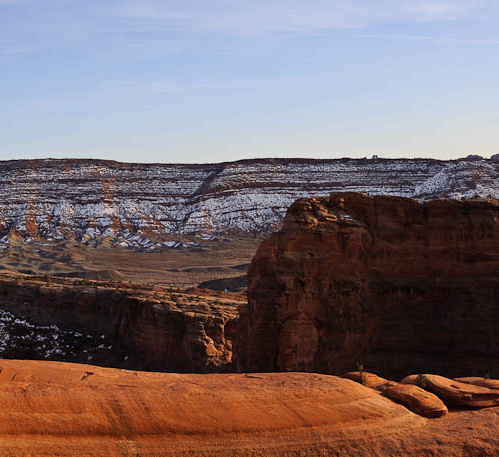
#> input picture assignment3/m_img3.png, 499 x 457 px
$ python application.py m_img1.png   (older library calls are emulated)
#> lines starting #> are read from the running program, lines starting #| are printed output that depends on the picture; long printed decimals are rounded
import numpy as np
import scipy.linalg
import tkinter
from tkinter import filedialog
from PIL import Image, ImageTk
from sys import argv
import math
import cv2
import imutils

# Based on https://www.pyimagesearch.com/2016/01/11/opencv-panorama-stitching/

def draw_points(image, keypoins, matches):
    if len(keypoins) > 0:
        for keypoint in keypoins:
            #print(keypoint)
            cv2.circle(image, tuple(keypoint), 2, (0,0,255), -1)

    if len(matches) > 0:
        for match in matches:
            cv2.circle(image, tuple(match), 2, (0,255,255), -1)

    return image

def generate_matching_image(image1, image2, matches):
    matching_image = np.zeros((max(image1.shape[0], image2.shape[0]), image1.shape[1] + image2.shape[1], image1.shape[2]), dtype="uint8")
    print(matching_image.shape)
    print(image1.shape, image2.shape)

    matching_image[0:image1.shape[0], 0:image1.shape[1]] = image1
    matching_image[0:image2.shape[0], image1.shape[1]:] = image2

    print(matching_image.shape)

    #for match in matches:


    return matching_image

def draw_lines(matching_image, image1_points, image2_points, matches):
    for point_left, point_right in zip(image1_points, image2_points): # where "order" means the order number, like 1st, 7th, etc
        point_left = tuple([int(i) for i in point_left])
        #point_right = tuple([int(i) for i in point_right])
        #point_left = (int(image1_points[order_left][0]), int(image1_points[order_left][1]))
        point_right = (int(point_right[0]) + int(matching_image.shape[1] / 2), int(point_right[1]))
        cv2.line(matching_image, point_left, point_right, (255, 255, 0), 1)

    return matching_image


def transform(homography, base_image, second_image):
    base_image_width = base_image.shape[1]
    base_image_height = base_image.shape[0]

    second_image_width = second_image.shape[1]
    second_image_height = second_image.shape[0]

    homography_inverse = np.linalg.inv(homography)


    # get the mapping for the second image's corners on the base image's (reference) plane
    second_image_top_left = homography_inverse * np.matrix([[0, 0, 1]]).T
    second_image_bottom_left = homography_inverse * np.matrix([[0, second_image_height, 1]]).T
    second_image_bottom_right = homography_inverse * np.matrix([[second_image_width, second_image_height, 1]]).T
    second_image_top_right = homography_inverse * np.matrix([[second_image_width, 0, 1]]).T

    print("Corners", second_image_top_left, second_image_bottom_left, second_image_bottom_right, second_image_top_right)

    #(line_one * (1/line_one[0, 2]))
    print("dividing by x3")
    second_image_top_left = second_image_top_left * (1 / second_image_top_left[2, 0])
    second_image_bottom_left = second_image_bottom_left * (1 / second_image_bottom_left[2, 0])
    second_image_bottom_right = second_image_bottom_right * (1 / second_image_bottom_right[2, 0])
    second_image_top_right = second_image_top_right * (1 / second_image_top_right[2, 0])

    print("Corners", second_image_top_left, second_image_bottom_left, second_image_bottom_right, second_image_top_right)

    min_x = min(second_image_top_left[0, 0], second_image_bottom_left[0, 0])
    min_y = min(second_image_top_left[1, 0], second_image_top_right[1, 0])
    max_x = max(second_image_top_right[0, 0], second_image_bottom_right[0, 0])
    max_y = max(second_image_bottom_left[1, 0], second_image_bottom_right[1, 0])

    print("Mins and maxes", min_x, min_y, max_x, max_y)

    x_left_displacement = (0 - min_x) if min_x < 0 else 0
    x_right_displacement = (max_x - base_image_width) if max_x > base_image_width else 0
    y_top_displacement = (0 - min_y) if min_y < 0 else 0
    y_bottom_displacement = (max_y - base_image_height) if max_y > base_image_height else 0

    """displacements = {
        "x_left_displacement": x_left_displacement,
        "x_right_displacement": x_right_displacement,
        "y_top_displacement": y_top_displacement,
        "y_bottom_displacement": y_bottom_displacement
    }"""

    print("Displacements", x_left_displacement, x_right_displacement, y_top_displacement, y_bottom_displacement)

    new_base_image_width = base_image_width + x_left_displacement + x_right_displacement
    new_base_image_height = base_image_height + y_top_displacement + y_bottom_displacement

    print("New image size", new_base_image_width, new_base_image_height)

    # with the reference corners for the two images, write each pixel of the base
    # image in a new image, that comprises all the corners of the two images,
    # and then write the second image in that plane, mapping each of its pixels

    new_base_image_matrix = np.zeros((new_base_image_height, new_base_image_width, 3), dtype=np.int)

    for x in range(0, base_image_width):
        for y in range(0, base_image_height):
            target_row = int(y_top_displacement + y)
            target_column = int(x_left_displacement + x)
            try:
                new_base_image_matrix[target_row, target_column] = base_image[y, x]
            except:
                pass
            #print(x, y, target_column, target_row, base_image[y, x])

    for x in range(0, second_image_width):
        for y in range(0, second_image_height):
            mapping = homography_inverse * np.matrix([[x, y, 1]]).T

            # the mapping coordinate is then adjusted and the value of the current pois is written
            #mapping = mapping * (1 / mapping[2, 0])
            try:
                if list(new_base_image_matrix[y_top_displacement + mapping[1, 0], x_left_displacement + mapping[0, 0]]) == [0, 0, 0]:
                    new_base_image_matrix[y_top_displacement + mapping[1, 0], x_left_displacement + mapping[0, 0]] = second_image[y, x]
                #new_base_image_matrix[y_top_displacement + mapping[1, 0], x_left_displacement + mapping[0, 0]] = second_image[y, x]
            except:
                pass
    #print(new_base_image_matrix)
    return new_base_image_matrix

#def is_in_bounds(point, x_left_displacement, x_right_displacement, y_top_displacement, y_bottom_displacement):
#    if (x_left_displacement + point[0, 0]) >= x_left_displacement and (y_top_displacement + mapping[1, 0]) >= y_top_displacement and
#    return


files = ["m_img1.png", "m_img2.png", "m_img3.png"]
# [4 lines of commented-out code are left out]

base_image = None

for i in range(len(files) - 2, -1, -1):
    print("Stitching images " + str(i) + " and " + str(i + 1))

    img1 = base_image

    if img1 is None:
        print("No base image found. Using LAST image in the files' array.")
        img1 = cv2.imread(files[i + 1])
#> img1 is the input picture: shape (457, 499, 3); mean B, G, R 108.5, 106.5, 123
        img1 = imutils.resize(img1, width=400)
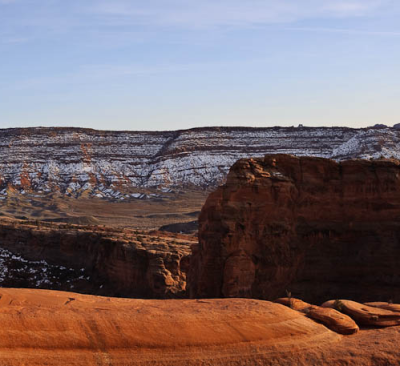
#> img1: shape (366, 400, 3); mean B, G, R 108.5, 106.5, 123

    img2 = cv2.imread(files[i])
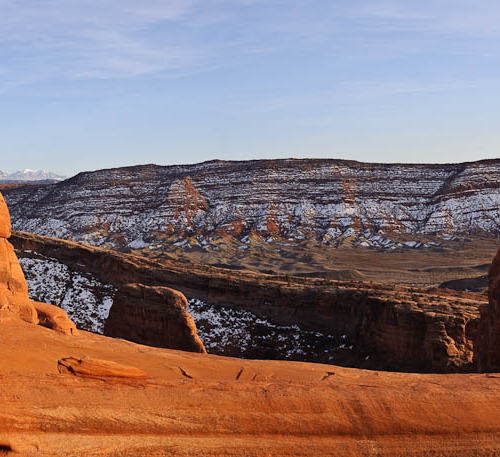
#> input picture assignment3/m_img2.png, 500 x 457 px
#> img2 is the input picture: shape (457, 500, 3); mean B, G, R 117.5, 118, 138.6
    img2 = imutils.resize(img2, width=400)
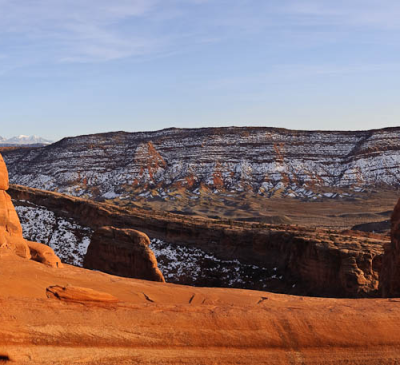
#> img2: shape (365, 400, 3); mean B, G, R 117.5, 118, 138.6

    # [13 lines of commented-out code are left out]
    orb = cv2.ORB_create()
    img1_kps = orb.detect(img1,None)
#> img1_kps = 493 keypoints; strongest (x, y, size): (296, 126, 31), (300, 125, 31), (295, 126, 37.2), (299, 125, 37.2)
    img1_kps, img1_features = orb.compute(img1, img1_kps)

    #print(img2.shape[1])
    #print(img1_kps, img1_features)

    orb = cv2.ORB_create()
    img2_kps = orb.detect(img2,None)
#> img2_kps = 491 keypoints; strongest (x, y, size): (46, 239, 31), (64, 233, 31), (59, 223, 31), (62, 258, 31)
    img2_kps, img2_features = orb.compute(img2, img2_kps)

    #img1_descriptor = cv2.xfeatures2d.SIFT_create()
    #(img1_kps, img1_features) = descriptor.detectAndCompute(img1, None)

    #img2_descriptor = cv2.xfeatures2d.SIFT_create()
    #(img2_kps, img2_features) = descriptor.detectAndCompute(img2, None)

    img1_kps = np.float32([kp.pt for kp in img1_kps])
#> img1_kps = 493 pairs, first value 31 to 368, second value 123.8 to 329
    img2_kps = np.float32([kp.pt for kp in img2_kps])
#> img2_kps = 491 pairs, first value 31 to 363, second value 129 to 293.8

    # maching points
    matcher = cv2.DescriptorMatcher_create("BruteForce")
    rawMatches = matcher.knnMatch(img1_features, img2_features, 2)
#> rawMatches = 493 matches

    matches = []
    ratio = 0.75 # 0.7 for Alcatraz image set, 0.75 for the desertic scene.
    reprojThresh = 0.2

    for match in rawMatches:
        # ensure the distance is within a certain ratio of each
        # other (i.e. Lowe's ratio test)
        if len(match) == 2 and match[0].distance < match[1].distance * ratio:
            matches.append((match[0].trainIdx, match[0].queryIdx))
#> after the loop, matches = 37 pairs, first value 61 to 457, second value 27 to 457

    homography = None
    status = None

    print("Number of matches ", len(matches))
#| Number of matches  37
    if len(matches) > 4:
        print("More than 4 matches")
        # construct the two sets of points
        img1_points = np.float32([img1_kps[i] for (_, i) in matches])
#> img1_points = 37 pairs, first value 39.6 to 304.1, second value 159 to 304.1
        img2_points = np.float32([img2_kps[i] for (i, _) in matches])
#> img2_points = 37 pairs, first value 107.8 to 363, second value 159 to 274.8

        # compute the homography between the two sets of points
        homography, status = cv2.findHomography(img1_points, img2_points, cv2.RANSAC, reprojThresh)
#> homography = [[1, 0.0531, 190.5], [-0.0159, 1.06, -4.32], [-8.54e-05, 0.000187, 1]]; status = 37 values, max 1 at index 0, min 0 at index 2, mean 0.243

    print(homography)
#| [[ 1.00123309e+00  5.31074157e-02  1.90528691e+02]
#|  [-1.59150470e-02  1.05805303e+00 -4.31991340e+00]
#|  [-8.54154906e-05  1.87188131e-04  1.00000000e+00]]
    # [6 lines of commented-out code are left out]

    result = transform(homography, img1, img2).astype('uint8')
#> in transform, `homography_inverse = np.linalg.inv(homography)`: homography_inverse = [[0.983, -0.0162, -187.3], [0.0151, 0.944, 1.2], [8.11e-05, -0.000178, 0.984]]
#> in transform, `second_image_top_left = homography_inverse * np.matrix([[0, 0, 1]]).T`: second_image_top_left = [[-187.3], [1.2], [0.984]]
#> in transform, `second_image_bottom_left = homography_inverse * np.matrix([[0, second_..`: second_image_bottom_left = [[-193.2], [345.8], [0.919]]
#> in transform, `second_image_bottom_right = homography_inverse * np.matrix([[second_im..`: second_image_bottom_right = [[199.8], [351.9], [0.951]]
#> in transform, `second_image_top_right = homography_inverse * np.matrix([[second_image..`: second_image_top_right = [[205.7], [7.24], [1.02]]
#| Corners [[-187.271]
#|  [   1.200]
#|  [   0.9838]] [[-193.179 ]
#|  [ 345.819]
#|  [   0.9188]] [[199.835]
#|  [351.863]
#|  [  0.9512]] [[205.743]
#|  [  7.244]
#|  [  1.016]]
#> in transform, `second_image_top_left = second_image_top_left * (1 / second_image_top_..`: second_image_top_left = [[-190.4], [1.22], [1]]
#> in transform, `second_image_bottom_left = second_image_bottom_left * (1 / second_imag..`: second_image_bottom_left = [[-210.3], [376.4], [1]]
#> in transform, `second_image_bottom_right = second_image_bottom_right * (1 / second_im..`: second_image_bottom_right = [[210.1], [369.9], [1]]
#> in transform, `second_image_top_right = second_image_top_right * (1 / second_image_to..`: second_image_top_right = [[202.5], [7.13], [1]]
#| Corners [[-190.359]
#|  [   1.220]
#|  [   1.        ]] [[-210.259]
#|  [ 376.395]
#|  [   1.        ]] [[210.087]
#|  [369.913]
#|  [  1.        ]] [[202.460]
#|  [  7.128]
#|  [  1.        ]]
#> in transform, `min_x = min(second_image_top_left[0, 0], second_image_bottom_left[0, 0])`: min_x = -210.3
#> in transform, `min_y = min(second_image_top_left[1, 0], second_image_top_right[1, 0])`: min_y = 1.22
#> in transform, `max_x = max(second_image_top_right[0, 0], second_image_bottom_right[0,..`: max_x = 210.1
#> in transform, `max_y = max(second_image_bottom_left[1, 0], second_image_bottom_right[..`: max_y = 376.4
#| Mins and maxes -210.259 1.220 210.087 376.395
#> in transform, `x_left_displacement = (0 - min_x) if min_x < 0 else 0`: x_left_displacement = 210.3
#> in transform, `x_right_displacement = (max_x - base_image_width) if max_x > base_imag..`: x_right_displacement = 0
#> in transform, `y_bottom_displacement = (max_y - base_image_height) if max_y > base_im..`: y_bottom_displacement = 10.39
#| Displacements 210.259 0 0 10.395
#> in transform, `new_base_image_width = base_image_width + x_left_displacement + x_righ..`: new_base_image_width = 610.3
#> in transform, `new_base_image_height = base_image_height + y_top_displacement + y_bot..`: new_base_image_height = 376.4
#| New image size 610.259 376.395
#> (the run stopped early here; a loop or call above may not have finished)
